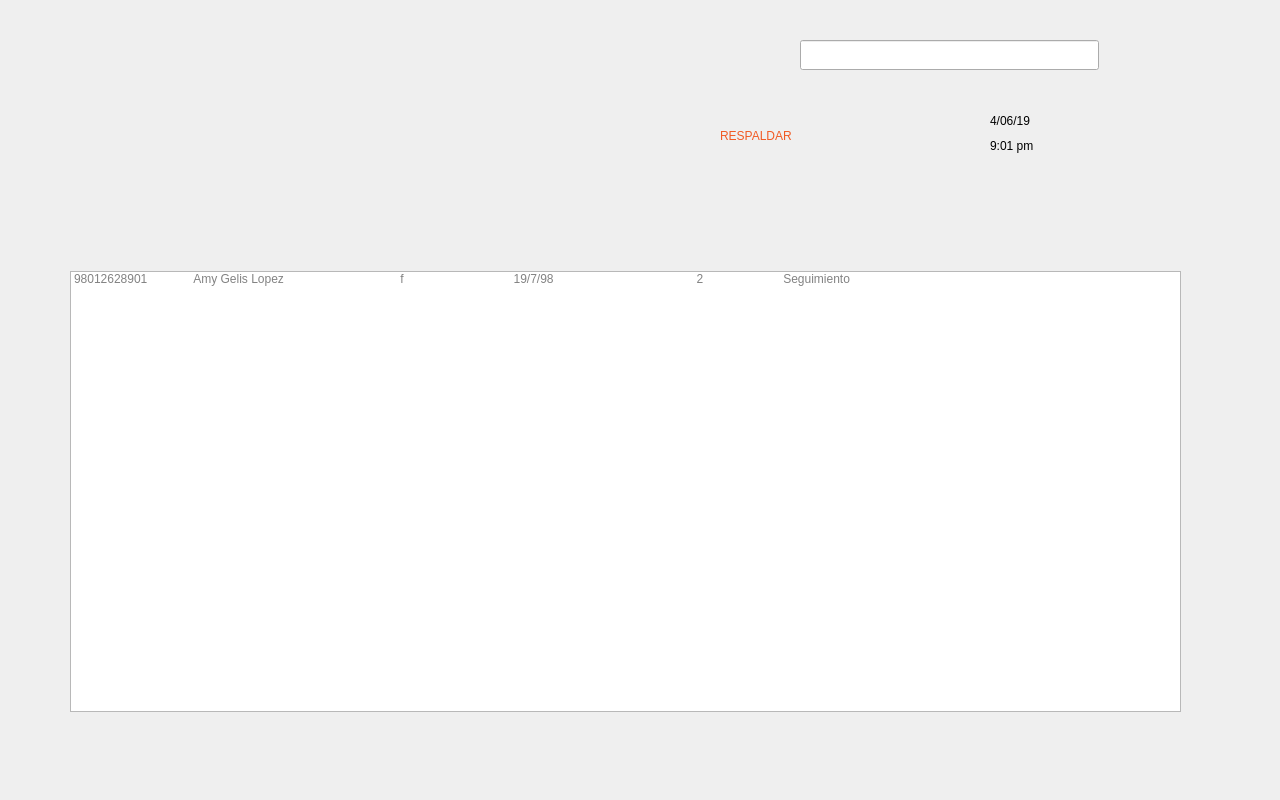
   <widget class="QWidget" name="widget_pant_base_de_Datos" native="true">
    <property name="enabled">
     <bool>true</bool>
    </property>
    <property name="geometry">
     <rect>
      <x>2580</x>
      <y>240</y>
      <width>1280</width>
      <height>800</height>
     </rect>
    </property>
    <property name="styleSheet">
     <string notr="true">border-image: url(:/icons/pantalla_secundaria.png);</string>
    </property>
    <widget class="QListWidget" name="lw_pant_base_de_datos_pacientes">
     <property name="enabled">
      <bool>true</bool>
     </property>
     <property name="geometry">
      <rect>
       <x>70</x>
       <y>271</y>
       <width>1111</width>
       <height>441</height>
      </rect>
     </property>
     <property name="styleSheet">
      <string notr="true">border-image: url(:/icons/fondo_transparente.png);
color: rgb(130, 130, 130);
font: 57 15pt &quot;Alegreya Sans Medium&quot;;</string>
     </property>
     <item>
      <property name="text">
       <string>98012628901              Amy Gelis Lopez                                   f                                 19/7/98                                           2                        Seguimiento</string>
      </property>
     </item>
    </widget>
    <widget class="QLabel" name="label_90">
     <property name="geometry">
      <rect>
       <x>450</x>
       <y>160</y>
       <width>125</width>
       <height>5</height>
      </rect>
     </property>
     <property name="styleSheet">
      <string notr="true">border-image: url(:/icons/filete.png);</string>
     </property>
     <property name="text">
      <string/>
     </property>
    </widget>
    <widget class="QLineEdit" name="le_pant_base_de_datos_buscar">
     <property name="geometry">
      <rect>
       <x>800</x>
       <y>40</y>
       <width>299</width>
       <height>30</height>
      </rect>
     </property>
     <property name="styleSheet">
      <string notr="true">color: rgb(255, 255, 255);
border-image: url(:/icons/pantalla_secundaria_buscar.png);
font: 57 italic 18pt &quot;Alegreya Sans Medium&quot;;</string>
     </property>
    </widget>
    <widget class="QLabel_Button" name="pb_pant_base_de_datos_menu_2">
     <property name="geometry">
      <rect>
       <x>1150</x>
       <y>0</y>
       <width>131</width>
       <height>81</height>
      </rect>
     </property>
     <property name="styleSheet">
      <string notr="true">
border-image: url(:/icons/fondo_transparente.png);</string>
     </property>
     <property name="text">
      <string/>
     </property>
    </widget>
    <widget class="QLabel_Button" name="pb_pant_base_de_datos_menu">
     <property name="geometry">
      <rect>
       <x>1230</x>
       <y>30</y>
       <width>6</width>
       <height>27</height>
      </rect>
     </property>
     <property name="styleSheet">
      <string notr="true">
border-image: url(:/icons/boton_menu.png);</string>
     </property>
     <property name="text">
      <string/>
     </property>
    </widget>
    <widget class="QLabel_Button" name="pb_pant_base_de_datos_buscar">
     <property name="geometry">
      <rect>
       <x>1058</x>
       <y>30</y>
       <width>32</width>
       <height>29</height>
      </rect>
     </property>
     <property name="styleSheet">
      <string notr="true">
border-image: url(:/icons/icono_2.png);</string>
     </property>
     <property name="text">
      <string/>
     </property>
    </widget>
    <widget class="QLabel_Button" name="pb_pant_base_de_datos_hora">
     <property name="geometry">
      <rect>
       <x>990</x>
       <y>130</y>
       <width>121</width>
       <height>31</height>
      </rect>
     </property>
     <property name="styleSheet">
      <string notr="true">font: 16pt &quot;Alegreya Sans&quot;;
border-image: url(:/icons/fondo_transparente.png);
color: gb(0, 0, 0);</string>
     </property>
     <property name="text">
      <string>9:01 pm</string>
     </property>
    </widget>
    <widget class="QLabel_Button" name="pb_pant_base_de_datos_fecha">
     <property name="geometry">
      <rect>
       <x>990</x>
       <y>110</y>
       <width>121</width>
       <height>21</height>
      </rect>
     </property>
     <property name="styleSheet">
      <string notr="true">font: 16pt &quot;Alegreya Sans&quot;;
border-image: url(:/icons/fondo_transparente.png);
color: gb(0, 0, 0);</string>
     </property>
     <property name="text">
      <string>4/06/19</string>
     </property>
    </widget>
    <widget class="QLabel_Button" name="pb_pant_base_de_datos_nuevo_2">
     <property name="geometry">
      <rect>
       <x>110</x>
       <y>90</y>
       <width>281</width>
       <height>101</height>
      </rect>
     </property>
     <property name="styleSheet">
      <string notr="true">
border-image: url(:/icons/fondo_transparente.png);</string>
     </property>
     <property name="text">
      <string/>
     </property>
    </widget>
    <widget class="QLabel_Button" name="pb_pant_base_de_datos_nuevo">
     <property name="geometry">
      <rect>
       <x>232</x>
       <y>120</y>
       <width>114</width>
       <height>35</height>
      </rect>
     </property>
     <property name="styleSheet">
      <string notr="true">border-image: url(:/icons/boton_1.png);</string>
     </property>
     <property name="text">
      <string/>
     </property>
    </widget>
    <widget class="QLabel_Button" name="pb_pant_base_de_datos_respaldar">
     <property name="geometry">
      <rect>
       <x>720</x>
       <y>90</y>
       <width>241</width>
       <height>91</height>
      </rect>
     </property>
     <property name="styleSheet">
      <string notr="true">font: 81 19pt &quot;Alegreya Sans SC ExtraBold&quot;;
color: rgb(0, 0, 0);
border-image: url(:/icons/fondo_transparente.png);
color: rgb(241, 90, 36);</string>
     </property>
     <property name="text">
      <string>RESPALDAR</string>
     </property>
    </widget>
    <widget class="QLabel_Button" name="pb_pant_base_de_datos_base_Datos">
     <property name="geometry">
      <rect>
       <x>410</x>
       <y>80</y>
       <width>321</width>
       <height>121</height>
      </rect>
     </property>
     <property name="styleSheet">
      <string notr="true">border-image: url(:/icons/fondo_transparente.png);</string>
     </property>
     <property name="text">
      <string/>
     </property>
     <property name="pixmap">
      <pixmap resource="assets.qrc">:/icons/boton_2.png</pixmap>
     </property>
    </widget>
   </widget>
